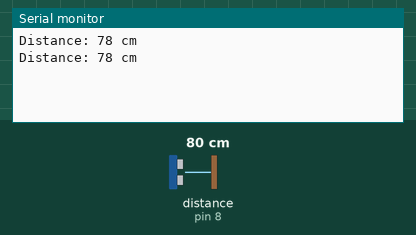
Bench run of a sketch on a simulated Arduino Uno, built with avr-gcc and run on an emulated ATmega328P. On the bench: the last lines printed to the serial monitor. Wiring (inferred from the names in the program): ultrasonic range finder: trigger pin 7; echo pin 8. The test bench sets the inputs (shaded band); at power-on: distance to the obstacle (sensor on pin 8) 80 cm. The echo pulse lasts 58.3 µs per cm.

Above: at 1.8 s.
1.9 s: distance to the obstacle (sensor on pin 8) set to 2 cm
At 2.6 s:
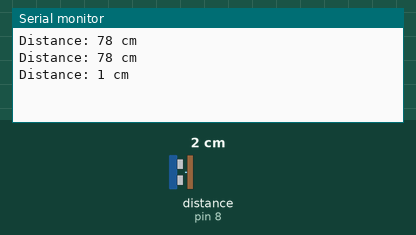
3.4 s: distance to the obstacle (sensor on pin 8) set to 4 cm
At 6.4 s:
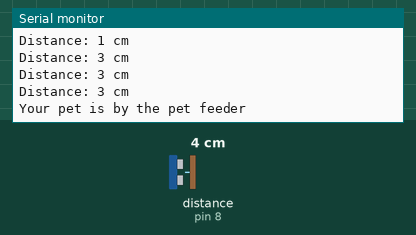
Timing chart, 0 to 7.9 s (numbered marks = the images above; inputs shaded):
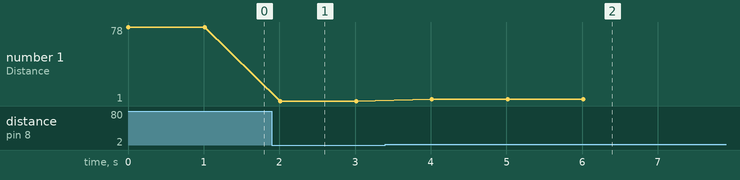

The sketch:

working_notif_system.ino
```cpp
// defines pins numbers
const int trigPin = 7;
const int echoPin = 8;
// defines variables
long duration;
int distance;
int times;
void setup() {
  pinMode(trigPin, OUTPUT); // Sets the trigPin as an Output
  pinMode(echoPin, INPUT); // Sets the echoPin as an Input
  Serial.begin(9600); // Starts the serial communication
}
void loop() {
  // Clears the trigPin
  digitalWrite(trigPin, LOW);
  delayMicroseconds(2);
  // Sets the trigPin on HIGH state for 10 micro seconds
  digitalWrite(trigPin, HIGH);
  delayMicroseconds(10);
  digitalWrite(trigPin, LOW);
  // Reads the echoPin, returns the sound wave travel time in microseconds
  duration = pulseIn(echoPin, HIGH);
  // Calculating the distance
  distance = duration * 0.034 / 2;
  // Prints the distance on the Serial Monitor
  Serial.print("Distance: ");
  Serial.print(distance);
  Serial.println(" cm");
  if(distance <= 10){
    times = times + 1;
  } else {
    times = 0;
  }
  if(times == 5){
    Serial.println("Your pet is by the pet feeder");
    delay(10 * 60 * 1000);
    // send message back to app
  }
  delay(1000);
}
```

Measured:
- after the input at 1.9 s, the serial monitor: prints a new line after 0.11 s (image 1)
- after the input at 3.4 s, the serial monitor: prints a new line after 0.61 s (image 2)
- plotted number 1: 78 → 1 after the input at 1.9 s, 1 → 3 after the input at 3.4 s
